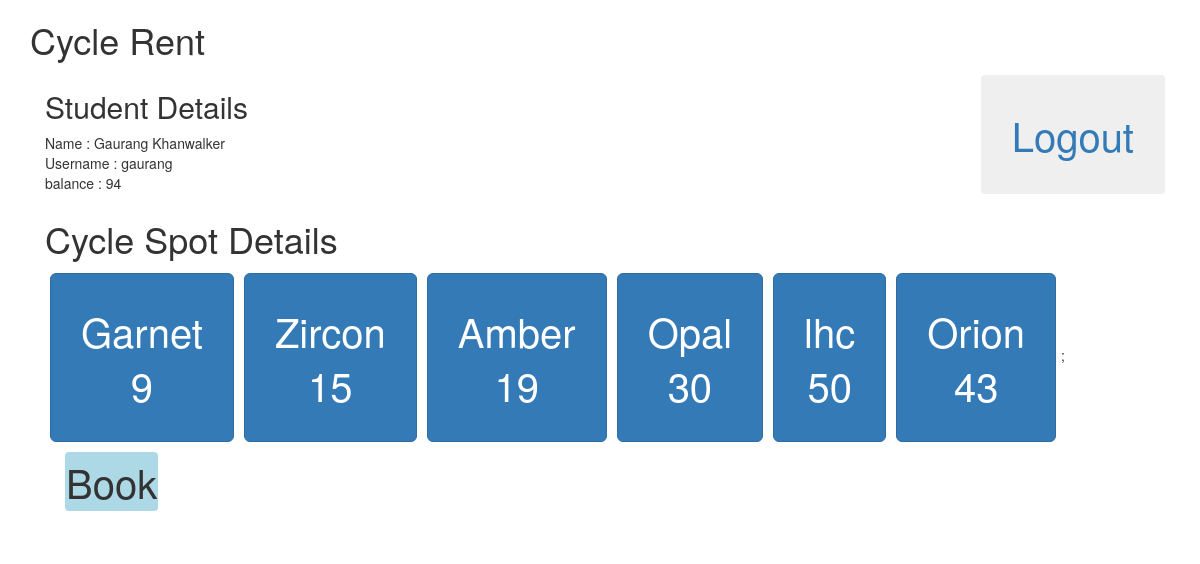
The app's page /user.php (signed in) with its own data.
### tables this page shows
CREATE TABLE IF NOT EXISTS `student` (
  `id` int(11) NOT NULL AUTO_INCREMENT,
  `name` varchar(20) NOT NULL,
  `username` varchar(20) NOT NULL,
  `extra` int(11) NOT NULL,
  `code` int(20) NOT NULL,
  `balance` int(20) NOT NULL,
  `timestamp` varchar(20) NOT NULL,
  PRIMARY KEY (`id`)
);

CREATE TABLE IF NOT EXISTS `place` (
  `id` int(11) NOT NULL AUTO_INCREMENT,
  `location` varchar(100) NOT NULL,
  `quantity` int(20) NOT NULL,
  `extra` varchar(100) NOT NULL,
  PRIMARY KEY (`id`)
);

### user.php (the view, shortened to what this page needs)
<?php
	$query = 'select * from student where username = "'.$_SESSION["username"].'";';
	$result = mysql_fetch_assoc(mysql_query($query));
	$query = 'select * from place;';
	$result1 = mysql_query($query);
?>
<!DOCTYPE html>
<html>
	<head>
		<link rel="stylesheet" href="http://maxcdn.bootstrapcdn.com/bootstrap/3.3.4/css/bootstrap.min.css">
	</head>
	<body>
		<div class = "container">
			<h1> Cycle Rent </h1><a href = 'logout.php'><button class = 'btn' style = "float : right" >Logout</button></a>
			<div class = "container">
				<h2> Student Details </h2>
				Name : <?php echo $result['name']; ?><br>
				Username : <?php echo $result['username']; ?><br>
				balance : <?php echo $result['balance']; ?><br>
			</div>
			<div class = "container">
				<h1> Cycle Spot Details </h1>
				<?php
				while ( $row = mysql_fetch_assoc($result1) ){
					echo "<button type = 'submit' class='btn btn-lg btn-primary' onclick = setting('".$row['id']."')>".$row['location']."<br>".$row['quantity']."</button>";
				}
				?>;
			<div class = "container">
				<form action = "" method = "post" >
					<input class = 'btn'  style = "padding : 0px; background : lightblue" type = "submit" name = 'book' value = '<?php if( $result['extra'] == 0 ) echo "Book"; else echo "Unbook"; ?>'
					></form><br>
			</div>
		</div>
		</div>
	</body>
</html>

### user.php (style rules this page uses)
.btn { font-size : 40px; padding: 30px; margin : 5px; }

### records on screen
student: name "Gaurang Khanwalker", username "gaurang", balance "94", book "Book"
place: location "Garnet", quantity "9"
place: location "Zircon", quantity "15"
place: location "Amber", quantity "19"
place: location "Opal", quantity "30"
place: location "lhc", quantity "50"
place: location "Orion", quantity "43"
